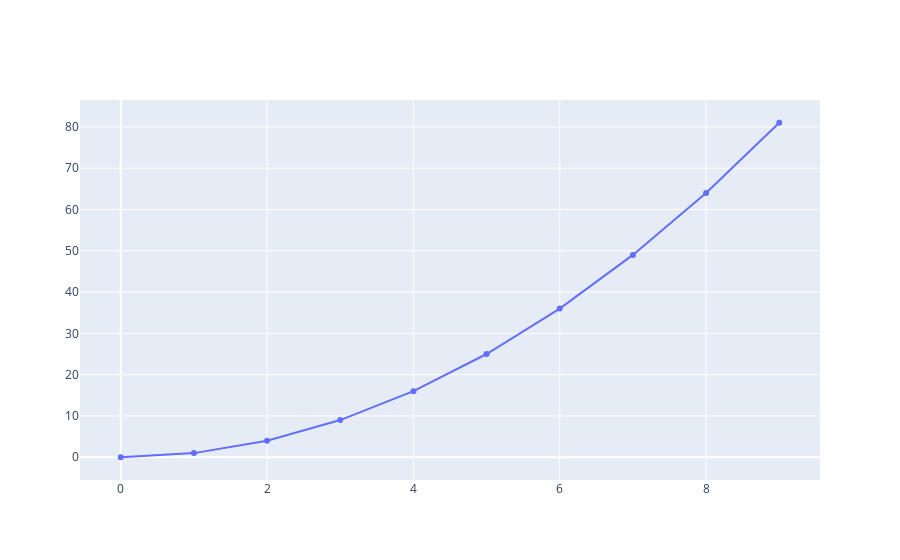

The notebook cell saved with this chart:
### Code cell
x = np.arange(10)

fig = go.Figure(data=go.Scatter(x=x, y=x**2))
fig.show()

### Figure 1 — Plotly figure (JSON) as saved in the notebook; plotly's stock layout.template omitted (floating-point values rounded to 4 significant figures)
{"data": [{"type": "scatter", "x": [0, 1, 2, 3, 4, 5, 6, 7, 8, 9], "y": [0, 1, 4, 9, 16, 25, 36, 49, 64, 81]}], "layout": {}}
